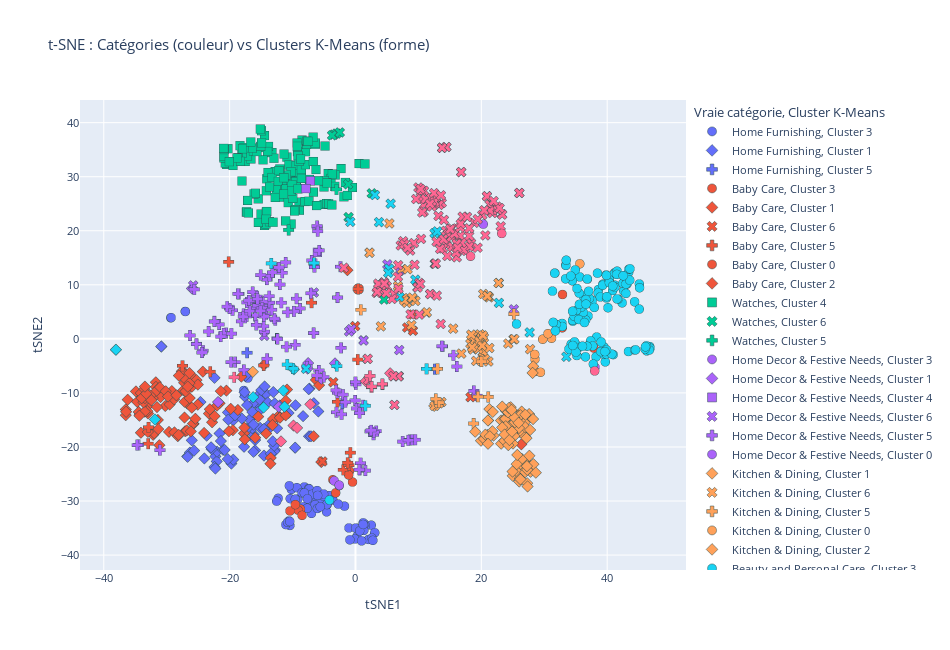

Notebook source saved alongside this figure:
### Markdown cell above
### 7.2 Visualisation interactive (Plotly)

### Code cell
# Créons un dataframe pour Plotly
df_viz = pd.DataFrame({
    'tSNE1': X_tsne[:, 0],
    'tSNE2': X_tsne[:, 1],
    'Vraie catégorie': [le.classes_[i] for i in y_true],
    'Cluster K-Means': [f'Cluster {i}' for i in labels_kmeans]
})

# Graphique interactif
fig = px.scatter(
    df_viz,
    x='tSNE1',
    y='tSNE2',
    color='Vraie catégorie',
    symbol='Cluster K-Means',
    title='t-SNE : Catégories (couleur) vs Clusters K-Means (forme)',
    hover_data=['Vraie catégorie', 'Cluster K-Means'],
    width=950,
    height=650
)

fig.update_traces(marker=dict(size=9, line=dict(width=0.5, color='DarkSlateGrey')))
fig.update_layout(
    legend=dict(orientation="v", yanchor="top", y=1, xanchor="left", x=1.01),
    font=dict(size=11)
)

fig.show()

### Figure 1 — Plotly figure (JSON) as saved in the notebook; plotly's stock layout.template omitted (floating-point values rounded to 4 significant figures; data arrays with more than 128 entries replaced by an {"elided": "..."} marker saying what was removed)
{"data": [{"customdata": {"elided": "66x2 str values"}, "hovertemplate": "Vraie catégorie=%{customdata[0]}<br>Cluster K-Means=%{customdata[1]}<br>tSNE1=%{x}<br>tSNE2=%{y}<extra></extra>", "legendgroup": "Home Furnishing, Cluster 3", "marker": {"color": "#636efa", "line": {"color": "DarkSlateGrey", "width": 0.5}, "size": 9, "symbol": "circle"}, "mode": "markers", "name": "Home Furnishing, Cluster 3", "showlegend": true, "type": "scattergl", "x": [0.2337, -8.116, -10.18, -4.147, -6.306, -29.35, -29.3, -10.37, -12.29, -9.167, -1.744, -27.05, -7.244, -6.991, -0.09857, 2.069, 2.51, 1.21, 3.062, 0.1069, -1.039, 0.02339, 1.568, -10.57, -10.43, -12.52, -11.07, -10.79, -17.12, -10.45, -8.282, -7.434, -7.345, -17.64, -17.75, -9.568, -6.926, -5.752, -4.588, -6.094, -5.058, -4.504, -5.061, -4.564, 0.9731, -6.418, -9.328, -6.053, -10.52, -8.504, -7.669, -8.125, -5.597, -3.597, -6.011, -27.03, -7.635, -2.74, 1.428, 2.608, 2.756, 1.231, 1.321, -0.896, 0.6663, 1.215], "xaxis": "x", "y": [-36.56, -27.39, -27.84, -29.0, -30.06, 3.903, 3.928, -29.57, -29.49, -29.61, -30.95, 5.074, -30.43, -32.28, -37.02, -37.11, -34.47, -35.04, -35.87, -34.99, -34.98, -35.01, -34.6, -33.68, -34.52, -30.02, -34.36, -33.92, -7.251, -33.78, -31.07, -27.68, -27.78, -10.27, -9.543, -29.66, -28.76, -29.91, -32.0, -28.07, -29.09, -30.66, -28.7, -30.66, -37.37, -30.67, -27.53, -31.38, -27.18, -28.46, -31.34, -28.5, -31.06, -29.83, -28.96, 5.059, -29.6, -30.57, -34.24, -36.84, -37.27, -34.03, -35.43, -37.18, -35.53, -34.33], "yaxis": "y"}, {"customdata": {"elided": "81x2 str values"}, "hovertemplate": "Vraie catégorie=%{customdata[0]}<br>Cluster K-Means=%{customdata[1]}<br>tSNE1=%{x}<br>tSNE2=%{y}<extra></extra>", "legendgroup": "Home Furnishing, Cluster 1", "marker": {"color": "#636efa", "line": {"color": "DarkSlateGrey", "width": 0.5}, "size": 9, "symbol": "diamond"}, "mode": "markers", "name": "Home Furnishing, Cluster 1", "showlegend": true, "type": "scattergl", "x": [-16.84, -10.65, -22.27, -15.5, -15.61, -24.64, -16.29, -19.72, -13.79, -23.64, -22.05, -9.591, -9.588, -9.534, -26.74, -26.31, -8.328, -24.02, -20.26, -19.43, -25.64, -21.6, -30.87, -30.85, -15.2, -19.43, -30.86, -12.04, -12.8, -12.89, -12.96, -26.01, -22.0, -17.55, -17.63, -15.21, -14.19, -15.41, -17.71, -21.04, -22.4, -22.26, -15.95, -21.39, -18.07, -20.79, -16.18, -22.86, -13.58, -22.95, -14.96, -16.37, -15.16, -17.52, -16.22, -5.908, -20.21, -17.28, -17.49, -7.386, -15.95, -14.54, -19.14, -13.15, -14.55, -20.29, -7.073, -13.95, -12.46, -12.84, -16.38, -17.22, -22.41, -13.06, -14.44, -13.46, -16.2, -26.68, -7.319, -6.616, -7.438], "xaxis": "x", "y": [-14.93, -13.71, -21.75, -12.22, -11.83, -11.68, -11.93, -23.07, -16.64, -17.9, -22.67, -20.15, -20.12, -12.29, -21.75, -21.02, -14.29, -22.12, -13.6, -22.34, -20.66, -17.49, -1.421, -1.407, -10.16, -15.08, -1.41, -12.33, -20.53, -20.79, -19.8, -18.77, -20.86, -10.72, -9.879, -11.22, -10.16, -13.43, -19.97, -20.54, -23.7, -23.99, -18.72, -18.9, -14.73, -20.54, -17.69, -20.4, -15.7, -20.06, -9.489, -16.53, -16.46, -18.49, -15.86, -13.43, -14.95, -16.66, -6.822, -18.02, -20.63, -21.6, -14.14, -18.94, -16.66, -22.24, -18.02, -11.78, -16.54, -11.93, -13.54, -12.25, -7.203, -9.841, -8.805, -21.23, -20.89, -21.81, -9.206, -11.89, -9.299], "yaxis": "y"}, {"customdata": [["Home Furnishing", "Cluster 5"], ["Home Furnishing", "Cluster 5"], ["Home Furnishing", "Cluster 5"]], "hovertemplate": "Vraie catégorie=%{customdata[0]}<br>Cluster K-Means=%{customdata[1]}<br>tSNE1=%{x}<br>tSNE2=%{y}<extra></extra>", "legendgroup": "Home Furnishing, Cluster 5", "marker": {"color": "#636efa", "line": {"color": "DarkSlateGrey", "width": 0.5}, "size": 9, "symbol": "cross"}, "mode": "markers", "name": "Home Furnishing, Cluster 5", "showlegend": true, "type": "scattergl", "x": [12.63, -2.092, -17.22], "xaxis": "x", "y": [-5.612, -11.96, -2.566], "yaxis": "y"}, {"customdata": [["Baby Care", "Cluster 3"], ["Baby Care", "Cluster 3"], ["Baby Care", "Cluster 3"], ["Baby Care", "Cluster 3"], ["Baby Care", "Cluster 3"], ["Baby Care", "Cluster 3"], ["Baby Care", "Cluster 3"], ["Baby Care", "Cluster 3"], ["Baby Care", "Cluster 3"], ["Baby Care", "Cluster 3"]], "hovertemplate": "Vraie catégorie=%{customdata[0]}<br>Cluster K-Means=%{customdata[1]}<br>tSNE1=%{x}<br>tSNE2=%{y}<extra></extra>", "legendgroup": "Baby Care, Cluster 3", "marker": {"color": "#EF553B", "line": {"color": "DarkSlateGrey", "width": 0.5}, "size": 9, "symbol": "circle"}, "mode": "markers", "name": "Baby Care, Cluster 3", "showlegend": true, "type": "scattergl", "x": [-8.741, -9.135, -10.41, -9.559, -8.486, -3.6, -0.4672, -0.9544, -3.142, -1.083], "xaxis": "x", "y": [-31.5, -31.67, -31.83, -30.67, -32.65, -26.06, -26.49, -24.45, -28.48, -25.17], "yaxis": "y"}, {"customdata": {"elided": "114x2 str values"}, "hovertemplate": "Vraie catégorie=%{customdata[0]}<br>Cluster K-Means=%{customdata[1]}<br>tSNE1=%{x}<br>tSNE2=%{y}<extra></extra>", "legendgroup": "Baby Care, Cluster 1", "marker": {"color": "#EF553B", "line": {"color": "DarkSlateGrey", "width": 0.5}, "size": 9, "symbol": "diamond"}, "mode": "markers", "name": "Baby Care, Cluster 1", "showlegend": true, "type": "scattergl", "x": [-15.93, -17.71, -34.28, -34.45, -18.14, -19.48, -25.72, -25.83, -25.44, -11.06, -18.69, -26.73, -27.35, -33.06, -5.436, -31.73, -34.89, -34.12, -31.16, -27.16, -36.2, -30.23, -26.6, -27.43, -30.98, -31.72, -27.17, -21.6, -32.97, -1.286, -27.61, -23.29, -27.24, -26.01, -27.08, -29.63, -28.77, -14.19, -36.51, -27.06, -28.24, -26.34, -25.59, -22.01, -27.0, -33.07, -25.26, -29.52, -31.27, -31.09, -20.51, -36.51, -32.62, -34.7, -25.06, -32.16, -26.81, -29.19, -26.39, -26.65, -30.15, -25.07, -33.5, -36.45, -34.33, -28.07, -24.26, -26.39, -26.01, -31.41, -6.3, -12.4, -17.66, -31.92, -17.59, -15.45, -13.11, -13.47, -5.784, -21.41, -13.52, -24.05, -22.79, -28.82, -11.96, -12.01, -10.88, -13.19, -22.39, -19.83, -20.11, -11.09, -23.15, -28.1, -31.97, -31.95, -33.69, -14.55, -32.22, -32.59, -33.46, -33.98, -32.45, -29.78, -34.1, -33.55, -31.34, -33.25, -33.46, -26.17, -31.54, -32.99, -6.647, -28.45], "xaxis": "x", "y": [-18.27, -17.47, -13.93, -13.53, -6.986, -16.89, -15.71, -15.69, -14.77, -11.44, -13.15, -11.98, -9.499, -12.47, -22.79, -8.03, -9.719, -10.04, -19.68, -11.65, -11.25, -12.42, -7.559, -5.95, -10.76, -8.9, -14.55, -11.92, -13.79, 12.71, -6.011, -13.82, -8.117, -8.869, -7.398, -17.2, -17.29, -17.51, -13.06, -17.07, -18.0, -10.95, -7.325, -12.35, -9.694, -13.37, -7.633, -12.14, -9.141, -8.984, -9.574, -14.12, -17.22, -11.64, -8.457, -17.76, -16.95, -9.657, -8.19, -8.834, -9.69, -12.17, -13.46, -13.49, -14.21, -6.801, -6.062, -6.324, -12.73, -15.0, -7.589, -14.46, -16.42, -17.27, -18.59, -14.38, -14.83, -22.02, -8.571, -9.67, -23.1, -17.41, -15.43, -11.17, -14.51, -14.59, -9.386, -15.95, -14.3, -12.93, -17.09, -14.15, -13.02, -17.76, -17.46, -9.967, -11.74, -4.818, -10.96, -10.5, -10.96, -10.97, -11.33, -10.66, -17.37, -9.295, -16.7, -10.14, -8.827, -17.12, -12.62, -17.22, -18.02, -10.43], "yaxis": "y"}, {"customdata": [["Baby Care", "Cluster 6"], ["Baby Care", "Cluster 6"], ["Baby Care", "Cluster 6"], ["Baby Care", "Cluster 6"], ["Baby Care", "Cluster 6"], ["Baby Care", "Cluster 6"], ["Baby Care", "Cluster 6"], ["Baby Care", "Cluster 6"]], "hovertemplate": "Vraie catégorie=%{customdata[0]}<br>Cluster K-Means=%{customdata[1]}<br>tSNE1=%{x}<br>tSNE2=%{y}<extra></extra>", "legendgroup": "Baby Care, Cluster 6", "marker": {"color": "#EF553B", "line": {"color": "DarkSlateGrey", "width": 0.5}, "size": 9, "symbol": "x"}, "mode": "markers", "name": "Baby Care, Cluster 6", "showlegend": true, "type": "scattergl", "x": [8.212, -0.04563, 9.119, 18.28, 9.136, -3.532, 0.4577, -5.248], "xaxis": "x", "y": [2.098, 2.358, 4.504, -10.79, 1.51, -8.018, 9.224, -22.68], "yaxis": "y"}, {"customdata": [["Baby Care", "Cluster 5"], ["Baby Care", "Cluster 5"], ["Baby Care", "Cluster 5"], ["Baby Care", "Cluster 5"], ["Baby Care", "Cluster 5"], ["Baby Care", "Cluster 5"], ["Baby Care", "Cluster 5"], ["Baby Care", "Cluster 5"], ["Baby Care", "Cluster 5"], ["Baby Care", "Cluster 5"], ["Baby Care", "Cluster 5"], ["Baby Care", "Cluster 5"], ["Baby Care", "Cluster 5"], ["Baby Care", "Cluster 5"]], "hovertemplate": "Vraie catégorie=%{customdata[0]}<br>Cluster K-Means=%{customdata[1]}<br>tSNE1=%{x}<br>tSNE2=%{y}<extra></extra>", "legendgroup": "Baby Care, Cluster 5", "marker": {"color": "#EF553B", "line": {"color": "DarkSlateGrey", "width": 0.5}, "size": 9, "symbol": "cross"}, "mode": "markers", "name": "Baby Care, Cluster 5", "showlegend": true, "type": "scattergl", "x": [-27.49, -20.15, -6.986, -23.09, -2.855, -14.58, 0.4342, 0.361, -32.94, -32.89, -1.939, -1.052, -1.236, -0.8155], "xaxis": "x", "y": [-4.982, 14.24, 6.687, -6.084, -11.64, -4.913, 9.221, -3.84, -19.39, -16.37, -24.23, -23.36, -22.92, -21.05], "yaxis": "y"}, {"customdata": [["Baby Care", "Cluster 0"], ["Baby Care", "Cluster 0"], ["Baby Care", "Cluster 0"]], "hovertemplate": "Vraie catégorie=%{customdata[0]}<br>Cluster K-Means=%{customdata[1]}<br>tSNE1=%{x}<br>tSNE2=%{y}<extra></extra>", "legendgroup": "Baby Care, Cluster 0", "marker": {"color": "#EF553B", "line": {"color": "DarkSlateGrey", "width": 0.5}, "size": 9, "symbol": "circle"}, "mode": "markers", "name": "Baby Care, Cluster 0", "showlegend": true, "type": "scattergl", "x": [32.86, 32.9, 37.87], "xaxis": "x", "y": [2.053, 8.21, -1.693], "yaxis": "y"}, {"customdata": [["Baby Care", "Cluster 2"]], "hovertemplate": "Vraie catégorie=%{customdata[0]}<br>Cluster K-Means=%{customdata[1]}<br>tSNE1=%{x}<br>tSNE2=%{y}<extra></extra>", "legendgroup": "Baby Care, Cluster 2", "marker": {"color": "#EF553B", "line": {"color": "DarkSlateGrey", "width": 0.5}, "size": 9, "symbol": "diamond"}, "mode": "markers", "name": "Baby Care, Cluster 2", "showlegend": true, "type": "scattergl", "x": [26.35], "xaxis": "x", "y": [-19.53], "yaxis": "y"}, {"customdata": {"elided": "140x2 str values"}, "hovertemplate": "Vraie catégorie=%{customdata[0]}<br>Cluster K-Means=%{customdata[1]}<br>tSNE1=%{x}<br>tSNE2=%{y}<extra></extra>", "legendgroup": "Watches, Cluster 4", "marker": {"color": "#00cc96", "line": {"color": "DarkSlateGrey", "width": 0.5}, "size": 9, "symbol": "square"}, "mode": "markers", "name": "Watches, Cluster 4", "showlegend": true, "type": "scattergl", "x": {"elided": "140 float values"}, "xaxis": "x", "y": {"elided": "140 float values"}, "yaxis": "y"}, {"customdata": [["Watches", "Cluster 6"], ["Watches", "Cluster 6"], ["Watches", "Cluster 6"], ["Watches", "Cluster 6"], ["Watches", "Cluster 6"], ["Watches", "Cluster 6"], ["Watches", "Cluster 6"], ["Watches", "Cluster 6"]], "hovertemplate": "Vraie catégorie=%{customdata[0]}<br>Cluster K-Means=%{customdata[1]}<br>tSNE1=%{x}<br>tSNE2=%{y}<extra></extra>", "legendgroup": "Watches, Cluster 6", "marker": {"color": "#00cc96", "line": {"color": "DarkSlateGrey", "width": 0.5}, "size": 9, "symbol": "x"}, "mode": "markers", "name": "Watches, Cluster 6", "showlegend": true, "type": "scattergl", "x": [-3.443, -3.002, 4.551, -3.722, -1.1, -1.162, 2.583, -2.488], "xaxis": "x", "y": [37.78, 37.98, 7.286, 37.65, 22.53, 28.6, 26.93, 38.18], "yaxis": "y"}, {"customdata": [["Watches", "Cluster 5"], ["Watches", "Cluster 5"]], "hovertemplate": "Vraie catégorie=%{customdata[0]}<br>Cluster K-Means=%{customdata[1]}<br>tSNE1=%{x}<br>tSNE2=%{y}<extra></extra>", "legendgroup": "Watches, Cluster 5", "marker": {"color": "#00cc96", "line": {"color": "DarkSlateGrey", "width": 0.5}, "size": 9, "symbol": "cross"}, "mode": "markers", "name": "Watches, Cluster 5", "showlegend": true, "type": "scattergl", "x": [-10.62, -3.015], "xaxis": "x", "y": [20.15, 27.66], "yaxis": "y"}, {"customdata": [["Home Decor & Festive Needs", "Cluster 3"], ["Home Decor & Festive Needs", "Cluster 3"], ["Home Decor & Festive Needs", "Cluster 3"]], "hovertemplate": "Vraie catégorie=%{customdata[0]}<br>Cluster K-Means=%{customdata[1]}<br>tSNE1=%{x}<br>tSNE2=%{y}<extra></extra>", "legendgroup": "Home Decor & Festive Needs, Cluster 3", "marker": {"color": "#ab63fa", "line": {"color": "DarkSlateGrey", "width": 0.5}, "size": 9, "symbol": "circle"}, "mode": "markers", "name": "Home Decor & Festive Needs, Cluster 3", "showlegend": true, "type": "scattergl", "x": [-3.387, -2.586, -2.58], "xaxis": "x", "y": [-26.26, -27.16, -27.07], "yaxis": "y"}, {"customdata": [["Home Decor & Festive Needs", "Cluster 1"], ["Home Decor & Festive Needs", "Cluster 1"], ["Home Decor & Festive Needs", "Cluster 1"], ["Home Decor & Festive Needs", "Cluster 1"], ["Home Decor & Festive Needs", "Cluster 1"], ["Home Decor & Festive Needs", "Cluster 1"], ["Home Decor & Festive Needs", "Cluster 1"]], "hovertemplate": "Vraie catégorie=%{customdata[0]}<br>Cluster K-Means=%{customdata[1]}<br>tSNE1=%{x}<br>tSNE2=%{y}<extra></extra>", "legendgroup": "Home Decor & Festive Needs, Cluster 1", "marker": {"color": "#ab63fa", "line": {"color": "DarkSlateGrey", "width": 0.5}, "size": 9, "symbol": "diamond"}, "mode": "markers", "name": "Home Decor & Festive Needs, Cluster 1", "showlegend": true, "type": "scattergl", "x": [-5.431, -7.609, -7.519, -12.2, -3.251, -25.99, -21.84], "xaxis": "x", "y": [-7.38, -5.495, -4.483, -12.57, -4.536, 9.326, -11.69], "yaxis": "y"}, {"customdata": [["Home Decor & Festive Needs", "Cluster 4"], ["Home Decor & Festive Needs", "Cluster 4"], ["Home Decor & Festive Needs", "Cluster 4"]], "hovertemplate": "Vraie catégorie=%{customdata[0]}<br>Cluster K-Means=%{customdata[1]}<br>tSNE1=%{x}<br>tSNE2=%{y}<extra></extra>", "legendgroup": "Home Decor & Festive Needs, Cluster 4", "marker": {"color": "#ab63fa", "line": {"color": "DarkSlateGrey", "width": 0.5}, "size": 9, "symbol": "square"}, "mode": "markers", "name": "Home Decor & Festive Needs, Cluster 4", "showlegend": true, "type": "scattergl", "x": [-6.057, -7.161, -7.887], "xaxis": "x", "y": [16.02, 29.23, 27.8], "yaxis": "y"}, {"customdata": [["Home Decor & Festive Needs", "Cluster 6"], ["Home Decor & Festive Needs", "Cluster 6"], ["Home Decor & Festive Needs", "Cluster 6"], ["Home Decor & Festive Needs", "Cluster 6"], ["Home Decor & Festive Needs", "Cluster 6"], ["Home Decor & Festive Needs", "Cluster 6"], ["Home Decor & Festive Needs", "Cluster 6"], ["Home Decor & Festive Needs", "Cluster 6"], ["Home Decor & Festive Needs", "Cluster 6"], ["Home Decor & Festive Needs", "Cluster 6"], ["Home Decor & Festive Needs", "Cluster 6"]], "hovertemplate": "Vraie catégorie=%{customdata[0]}<br>Cluster K-Means=%{customdata[1]}<br>tSNE1=%{x}<br>tSNE2=%{y}<extra></extra>", "legendgroup": "Home Decor & Festive Needs, Cluster 6", "marker": {"color": "#ab63fa", "line": {"color": "DarkSlateGrey", "width": 0.5}, "size": 9, "symbol": "x"}, "mode": "markers", "name": "Home Decor & Festive Needs, Cluster 6", "showlegend": true, "type": "scattergl", "x": [25.16, 5.061, 1.277, -6.609, 1.285, -1.022, -14.49, -0.6578, -25.79, 6.95, 6.956], "xaxis": "x", "y": [5.462, 13.78, -0.2682, 8.572, -0.3061, 1.371, 0.5631, 1.79, 9.884, -2.069, 12.55], "yaxis": "y"}, {"customdata": {"elided": "124x2 str values"}, "hovertemplate": "Vraie catégorie=%{customdata[0]}<br>Cluster K-Means=%{customdata[1]}<br>tSNE1=%{x}<br>tSNE2=%{y}<extra></extra>", "legendgroup": "Home Decor & Festive Needs, Cluster 5", "marker": {"color": "#ab63fa", "line": {"color": "DarkSlateGrey", "width": 0.5}, "size": 9, "symbol": "cross"}, "mode": "markers", "name": "Home Decor & Festive Needs, Cluster 5", "showlegend": true, "type": "scattergl", "x": [-5.812, -2.383, -14.47, -25.27, -16.04, -14.07, -15.93, -2.86, -19.54, -34.48, -5.029, -1.984, -9.576, -9.364, -14.59, -16.33, -13.66, -7.083, 7.501, -15.95, -14.19, -7.701, -12.35, -22.42, 15.57, -20.55, 13.84, -15.06, -14.56, -6.946, -2.858, -15.75, 13.72, -15.63, -20.94, -15.91, 18.81, -2.839, -8.813, -20.02, -21.67, -19.72, -17.77, -9.774, -17.31, -22.43, -3.069, -12.01, -12.49, -10.78, -13.19, -2.291, -18.13, -21.41, -12.74, -20.39, -11.64, -6.136, -12.41, -26.29, -14.21, -19.13, -12.15, -11.09, -13.64, -17.73, -12.89, -10.95, -14.73, 19.3, 8.636, 9.06, 9.509, 0.8078, 1.57, -23.34, -15.29, -0.06291, 0.1833, -1.606, -17.83, -18.53, -16.83, -15.56, 0.05504, -6.068, -14.82, -13.71, -6.099, -13.32, -17.27, -19.77, 0.6371, -3.015, -31.08, -2.216, 1.216, 0.6707, -6.006, -16.94, 3.297, -24.23, -6.594, 2.323, -15.08, -18.67, -0.001473, -6.516, 2.866, -34.68, 2.93, -5.77, -15.58, -14.04, 2.493, 8.385, -25.61, -6.649, -24.39, -6.641, -11.78, -25.28, 0.602, 16.11], "xaxis": "x", "y": [-5.856, 13.35, 1.334, -0.8997, 6.647, 10.96, 5.8, -9.983, 5.284, -19.61, -7.078, -10.32, -1.104, 7.431, 2.325, 8.66, 11.63, 8.436, -19.0, 4.211, 4.557, -5.088, 13.06, 3.257, -3.039, 1.065, -1.387, 11.81, 4.153, 14.5, 7.635, 2.586, -1.352, 7.81, 1.01, 4.36, -9.634, 7.646, 5.628, 5.632, 2.665, 0.9706, 4.614, 5.085, 4.164, 3.21, -9.517, 10.05, 0.07456, 4.928, 12.28, -1.662, 3.236, 0.4247, 3.445, 5.952, 12.22, -6.779, -0.02368, 0.6273, 5.734, -4.31, 13.22, 14.14, 6.693, -5.756, 3.743, -1.462, 6.884, -10.52, -18.69, -18.67, -18.66, -23.0, -24.37, 1.365, 6.312, -11.39, -12.88, -11.72, 4.109, 8.32, 5.194, 6.192, -8.411, 20.63, 5.741, 7.891, 20.87, 5.383, 6.747, -4.3, -13.73, -13.57, -20.59, -13.96, -12.29, -24.23, 19.91, 7.112, -17.06, -2.187, 13.9, -17.12, 5.211, 8.338, -8.002, 13.26, -17.74, -19.66, -17.29, 16.36, 7.398, -3.678, -16.92, -18.77, 9.16, 1.071, -2.528, 1.079, 6.685, -0.9832, -24.2, -5.115], "yaxis": "y"}, {"customdata": [["Home Decor & Festive Needs", "Cluster 0"], ["Home Decor & Festive Needs", "Cluster 0"]], "hovertemplate": "Vraie catégorie=%{customdata[0]}<br>Cluster K-Means=%{customdata[1]}<br>tSNE1=%{x}<br>tSNE2=%{y}<extra></extra>", "legendgroup": "Home Decor & Festive Needs, Cluster 0", "marker": {"color": "#ab63fa", "line": {"color": "DarkSlateGrey", "width": 0.5}, "size": 9, "symbol": "circle"}, "mode": "markers", "name": "Home Decor & Festive Needs, Cluster 0", "showlegend": true, "type": "scattergl", "x": [38.06, 20.31], "xaxis": "x", "y": [-5.263, 21.22], "yaxis": "y"}, {"customdata": [["Kitchen & Dining", "Cluster 1"], ["Kitchen & Dining", "Cluster 1"]], "hovertemplate": "Vraie catégorie=%{customdata[0]}<br>Cluster K-Means=%{customdata[1]}<br>tSNE1=%{x}<br>tSNE2=%{y}<extra></extra>", "legendgroup": "Kitchen & Dining, Cluster 1", "marker": {"color": "#FFA15A", "line": {"color": "DarkSlateGrey", "width": 0.5}, "size": 9, "symbol": "diamond"}, "mode": "markers", "name": "Kitchen & Dining, Cluster 1", "showlegend": true, "type": "scattergl", "x": [-16.31, 12.51], "xaxis": "x", "y": [-6.087, -12.4], "yaxis": "y"}, {"customdata": [["Kitchen & Dining", "Cluster 6"], ["Kitchen & Dining", "Cluster 6"], ["Kitchen & Dining", "Cluster 6"], ["Kitchen & Dining", "Cluster 6"], ["Kitchen & Dining", "Cluster 6"], ["Kitchen & Dining", "Cluster 6"], ["Kitchen & Dining", "Cluster 6"], ["Kitchen & Dining", "Cluster 6"], ["Kitchen & Dining", "Cluster 6"], ["Kitchen & Dining", "Cluster 6"], ["Kitchen & Dining", "Cluster 6"], ["Kitchen & Dining", "Cluster 6"], ["Kitchen & Dining", "Cluster 6"], ["Kitchen & Dining", "Cluster 6"], ["Kitchen & Dining", "Cluster 6"], ["Kitchen & Dining", "Cluster 6"], ["Kitchen & Dining", "Cluster 6"], ["Kitchen & Dining", "Cluster 6"], ["Kitchen & Dining", "Cluster 6"], ["Kitchen & Dining", "Cluster 6"], ["Kitchen & Dining", "Cluster 6"], ["Kitchen & Dining", "Cluster 6"], ["Kitchen & Dining", "Cluster 6"], ["Kitchen & Dining", "Cluster 6"], ["Kitchen & Dining", "Cluster 6"], ["Kitchen & Dining", "Cluster 6"], ["Kitchen & Dining", "Cluster 6"], ["Kitchen & Dining", "Cluster 6"], ["Kitchen & Dining", "Cluster 6"], ["Kitchen & Dining", "Cluster 6"], ["Kitchen & Dining", "Cluster 6"], ["Kitchen & Dining", "Cluster 6"], ["Kitchen & Dining", "Cluster 6"], ["Kitchen & Dining", "Cluster 6"], ["Kitchen & Dining", "Cluster 6"], ["Kitchen & Dining", "Cluster 6"], ["Kitchen & Dining", "Cluster 6"], ["Kitchen & Dining", "Cluster 6"], ["Kitchen & Dining", "Cluster 6"], ["Kitchen & Dining", "Cluster 6"], ["Kitchen & Dining", "Cluster 6"], ["Kitchen & Dining", "Cluster 6"], ["Kitchen & Dining", "Cluster 6"], ["Kitchen & Dining", "Cluster 6"], ["Kitchen & Dining", "Cluster 6"], ["Kitchen & Dining", "Cluster 6"], ["Kitchen & Dining", "Cluster 6"], ["Kitchen & Dining", "Cluster 6"], ["Kitchen & Dining", "Cluster 6"], ["Kitchen & Dining", "Cluster 6"], ["Kitchen & Dining", "Cluster 6"], ["Kitchen & Dining", "Cluster 6"], ["Kitchen & Dining", "Cluster 6"], ["Kitchen & Dining", "Cluster 6"]], "hovertemplate": "Vraie catégorie=%{customdata[0]}<br>Cluster K-Means=%{customdata[1]}<br>tSNE1=%{x}<br>tSNE2=%{y}<extra></extra>", "legendgroup": "Kitchen & Dining, Cluster 6", "marker": {"color": "#FFA15A", "line": {"color": "DarkSlateGrey", "width": 0.5}, "size": 9, "symbol": "x"}, "mode": "markers", "name": "Kitchen & Dining, Cluster 6", "showlegend": true, "type": "scattergl", "x": [20.3, 24.28, 15.52, 27.75, 8.886, 9.028, 8.148, 9.533, 7.629, 11.28, 7.739, 9.026, 19.96, 11.33, 18.57, 20.19, 19.77, 18.66, 20.41, 21.13, 20.3, 21.28, 18.26, 20.56, 18.66, 18.88, 19.44, 19.6, 19.52, 20.24, 18.39, 7.383, 19.18, 18.54, 1.908, 25.11, 25.25, 20.13, 16.82, 21.22, 22.75, 22.77, 21.09, 22.73, 20.95, 12.57, 13.66, 13.25, 4.036, 6.753, 8.279, 2.221, 2.24, 5.386], "xaxis": "x", "y": [8.311, -0.8658, 1.898, -1.911, 2.542, 7.501, 6.673, 7.024, 7.532, 4.852, 7.1, 7.629, -0.3689, 4.906, 0.5384, -2.473, 0.8334, -1.954, 0.24, -4.187, -2.397, -1.69, -0.8799, -3.731, 0.4991, -0.3171, -1.175, -0.4029, -1.879, 0.6305, 0.7884, 12.89, -4.073, -1.551, -3.708, -0.07056, -0.0639, -1.285, -2.729, 7.688, 10.33, 10.35, 7.874, 10.33, 7.919, -12.41, -11.69, -11.92, 2.315, 9.77, 12.89, 15.95, 15.94, 21.35], "yaxis": "y"}, {"customdata": [["Kitchen & Dining", "Cluster 5"], ["Kitchen & Dining", "Cluster 5"], ["Kitchen & Dining", "Cluster 5"], ["Kitchen & Dining", "Cluster 5"], ["Kitchen & Dining", "Cluster 5"], ["Kitchen & Dining", "Cluster 5"], ["Kitchen & Dining", "Cluster 5"], ["Kitchen & Dining", "Cluster 5"], ["Kitchen & Dining", "Cluster 5"]], "hovertemplate": "Vraie catégorie=%{customdata[0]}<br>Cluster K-Means=%{customdata[1]}<br>tSNE1=%{x}<br>tSNE2=%{y}<extra></extra>", "legendgroup": "Kitchen & Dining, Cluster 5", "marker": {"color": "#FFA15A", "line": {"color": "DarkSlateGrey", "width": 0.5}, "size": 9, "symbol": "cross"}, "mode": "markers", "name": "Kitchen & Dining, Cluster 5", "showlegend": true, "type": "scattergl", "x": [21.1, 13.03, 18.78, 20.0, 25.16, 0.8529, 13.25, 12.77, 19.46], "xaxis": "x", "y": [-10.74, -5.545, -15.66, -4.204, 4.588, 5.377, -11.79, -11.13, -10.71], "yaxis": "y"}, {"customdata": [["Kitchen & Dining", "Cluster 0"], ["Kitchen & Dining", "Cluster 0"], ["Kitchen & Dining", "Cluster 0"], ["Kitchen & Dining", "Cluster 0"], ["Kitchen & Dining", "Cluster 0"], ["Kitchen & Dining", "Cluster 0"], ["Kitchen & Dining", "Cluster 0"], ["Kitchen & Dining", "Cluster 0"]], "hovertemplate": "Vraie catégorie=%{customdata[0]}<br>Cluster K-Means=%{customdata[1]}<br>tSNE1=%{x}<br>tSNE2=%{y}<extra></extra>", "legendgroup": "Kitchen & Dining, Cluster 0", "marker": {"color": "#FFA15A", "line": {"color": "DarkSlateGrey", "width": 0.5}, "size": 9, "symbol": "circle"}, "mode": "markers", "name": "Kitchen & Dining, Cluster 0", "showlegend": true, "type": "scattergl", "x": [31.16, 35.65, 28.52, 29.75, 30.6, 28.52, 29.4, 28.48], "xaxis": "x", "y": [0.1137, 13.89, -3.759, -0.0688, 0.9658, -6.035, -6.18, -2.873], "yaxis": "y"}, {"customdata": {"elided": "77x2 str values"}, "hovertemplate": "Vraie catégorie=%{customdata[0]}<br>Cluster K-Means=%{customdata[1]}<br>tSNE1=%{x}<br>tSNE2=%{y}<extra></extra>", "legendgroup": "Kitchen & Dining, Cluster 2", "marker": {"color": "#FFA15A", "line": {"color": "DarkSlateGrey", "width": 0.5}, "size": 9, "symbol": "diamond"}, "mode": "markers", "name": "Kitchen & Dining, Cluster 2", "showlegend": true, "type": "scattergl", "x": [23.14, 24.58, 23.65, 23.84, 27.6, 21.09, 21.05, 19.02, 26.12, 24.99, 26.23, 23.88, 26.42, 27.28, 26.88, 27.82, 24.66, 27.08, 23.89, 27.23, 26.44, 25.58, 26.41, 27.63, 26.98, 24.25, 27.51, 26.11, 25.83, 19.95, 27.17, 25.23, 25.62, 26.02, 20.99, 23.15, 26.88, 25.92, 26.94, 28.28, 24.39, 26.2, 23.67, 24.96, 27.29, 25.97, 20.43, 21.94, 27.0, 25.03, 25.32, 25.71, 26.96, 23.32, 25.25, 21.76, 20.64, 24.8, 26.22, 21.34, 23.7, 21.06, 27.3, 24.28, 24.46, 27.35, 27.76, 28.66, 27.25, 24.87, 28.25, 28.14, 23.32, 21.28, 21.81, 28.22, 25.92], "xaxis": "x", "y": [-15.1, -16.09, -14.85, -14.77, -13.9, -15.09, -15.09, -17.17, -17.21, -25.33, -14.92, -16.17, -23.87, -14.88, -14.62, -24.59, -12.65, -24.2, -13.3, -22.83, -22.21, -24.47, -13.45, -21.62, -18.12, -13.59, -23.66, -25.83, -16.44, -18.84, -18.37, -17.98, -23.17, -26.39, -17.8, -19.38, -15.49, -14.19, -16.31, -23.18, -12.78, -14.12, -18.84, -24.54, -26.7, -16.48, -18.51, -17.89, -14.03, -19.37, -15.43, -21.47, -24.65, -16.4, -14.55, -17.09, -17.71, -13.15, -25.97, -18.02, -17.7, -19.4, -24.22, -19.65, -18.71, -27.3, -16.85, -24.75, -23.55, -17.16, -5.091, -6.302, -12.52, -12.99, -13.51, -14.83, -15.53], "yaxis": "y"}, {"customdata": [["Beauty and Personal Care", "Cluster 3"]], "hovertemplate": "Vraie catégorie=%{customdata[0]}<br>Cluster K-Means=%{customdata[1]}<br>tSNE1=%{x}<br>tSNE2=%{y}<extra></extra>", "legendgroup": "Beauty and Personal Care, Cluster 3", "marker": {"color": "#19d3f3", "line": {"color": "DarkSlateGrey", "width": 0.5}, "size": 9, "symbol": "circle"}, "mode": "markers", "name": "Beauty and Personal Care, Cluster 3", "showlegend": true, "type": "scattergl", "x": [-4.141], "xaxis": "x", "y": [-29.82], "yaxis": "y"}, {"customdata": [["Beauty and Personal Care", "Cluster 1"], ["Beauty and Personal Care", "Cluster 1"], ["Beauty and Personal Care", "Cluster 1"], ["Beauty and Personal Care", "Cluster 1"], ["Beauty and Personal Care", "Cluster 1"], ["Beauty and Personal Care", "Cluster 1"], ["Beauty and Personal Care", "Cluster 1"], ["Beauty and Personal Care", "Cluster 1"], ["Beauty and Personal Care", "Cluster 1"]], "hovertemplate": "Vraie catégorie=%{customdata[0]}<br>Cluster K-Means=%{customdata[1]}<br>tSNE1=%{x}<br>tSNE2=%{y}<extra></extra>", "legendgroup": "Beauty and Personal Care, Cluster 1", "marker": {"color": "#19d3f3", "line": {"color": "DarkSlateGrey", "width": 0.5}, "size": 9, "symbol": "diamond"}, "mode": "markers", "name": "Beauty and Personal Care, Cluster 1", "showlegend": true, "type": "scattergl", "x": [-16.26, -11.47, -11.28, -38.07, -38.07, -38.07, -9.783, -14.6, -31.87], "xaxis": "x", "y": [-10.78, -9.564, -12.56, -2.023, -2.006, -2.004, -5.64, -12.7, -14.91], "yaxis": "y"}, {"customdata": [["Beauty and Personal Care", "Cluster 6"], ["Beauty and Personal Care", "Cluster 6"], ["Beauty and Personal Care", "Cluster 6"], ["Beauty and Personal Care", "Cluster 6"], ["Beauty and Personal Care", "Cluster 6"], ["Beauty and Personal Care", "Cluster 6"], ["Beauty and Personal Care", "Cluster 6"], ["Beauty and Personal Care", "Cluster 6"], ["Beauty and Personal Care", "Cluster 6"], ["Beauty and Personal Care", "Cluster 6"], ["Beauty and Personal Care", "Cluster 6"], ["Beauty and Personal Care", "Cluster 6"], ["Beauty and Personal Care", "Cluster 6"], ["Beauty and Personal Care", "Cluster 6"]], "hovertemplate": "Vraie catégorie=%{customdata[0]}<br>Cluster K-Means=%{customdata[1]}<br>tSNE1=%{x}<br>tSNE2=%{y}<extra></extra>", "legendgroup": "Beauty and Personal Care, Cluster 6", "marker": {"color": "#19d3f3", "line": {"color": "DarkSlateGrey", "width": 0.5}, "size": 9, "symbol": "x"}, "mode": "markers", "name": "Beauty and Personal Care, Cluster 6", "showlegend": true, "type": "scattergl", "x": [-0.8245, 5.342, 3.735, 3.091, 5.205, 12.56, 12.99, -7.859, 9.509, 27.67, 22.8, 33.51, 5.589, 6.974], "xaxis": "x", "y": [21.66, 12.99, 21.59, 26.62, 12.22, 19.56, 19.88, -5.526, 10.95, 1.188, 6.652, -3.31, 25.01, 7.762], "yaxis": "y"}, {"customdata": [["Beauty and Personal Care", "Cluster 5"], ["Beauty and Personal Care", "Cluster 5"], ["Beauty and Personal Care", "Cluster 5"], ["Beauty and Personal Care", "Cluster 5"], ["Beauty and Personal Care", "Cluster 5"], ["Beauty and Personal Care", "Cluster 5"], ["Beauty and Personal Care", "Cluster 5"]], "hovertemplate": "Vraie catégorie=%{customdata[0]}<br>Cluster K-Means=%{customdata[1]}<br>tSNE1=%{x}<br>tSNE2=%{y}<extra></extra>", "legendgroup": "Beauty and Personal Care, Cluster 5", "marker": {"color": "#19d3f3", "line": {"color": "DarkSlateGrey", "width": 0.5}, "size": 9, "symbol": "cross"}, "mode": "markers", "name": "Beauty and Personal Care, Cluster 5", "showlegend": true, "type": "scattergl", "x": [-9.944, -2.971, -6.583, 1.568, -10.84, -13.38, 11.3], "xaxis": "x", "y": [-5.468, -5.041, 14.03, -12.38, -4.758, 13.96, -5.544], "yaxis": "y"}, {"customdata": {"elided": "119x2 str values"}, "hovertemplate": "Vraie catégorie=%{customdata[0]}<br>Cluster K-Means=%{customdata[1]}<br>tSNE1=%{x}<br>tSNE2=%{y}<extra></extra>", "legendgroup": "Beauty and Personal Care, Cluster 0", "marker": {"color": "#19d3f3", "line": {"color": "DarkSlateGrey", "width": 0.5}, "size": 9, "symbol": "circle"}, "mode": "markers", "name": "Beauty and Personal Care, Cluster 0", "showlegend": true, "type": "scattergl", "x": [39.7, 38.32, 33.41, 33.44, 37.38, 35.64, 33.45, 34.93, 25.6, 43.42, 41.17, 38.61, 39.85, 43.45, 37.62, 41.19, 44.36, 37.18, 35.62, 41.08, 36.86, 31.3, 45.11, 36.96, 36.58, 36.19, 35.68, 34.54, 37.05, 43.05, 34.51, 36.19, 36.83, 34.75, 42.38, 39.32, 41.73, 35.49, 45.15, 40.87, 35.86, 42.63, 35.55, 41.58, 40.33, 35.11, 35.58, 34.45, 39.27, 40.35, 36.62, 36.63, 35.19, 38.56, 43.14, 42.98, 36.39, 34.5, 41.22, 38.45, 38.91, 42.49, 40.88, 39.89, 43.62, 41.53, 41.57, 39.88, 42.98, 40.12, 43.58, 39.95, 42.54, 35.18, 32.83, 38.23, 32.86, 31.87, 40.95, 39.49, 39.85, 43.38, 39.48, 40.74, 37.69, 39.91, 38.99, 39.64, 33.49, 46.76, 46.81, 34.28, 33.91, 46.29, 46.7, 37.79, 36.54, 44.39, 35.02, 35.23, 34.81, 35.32, 35.04, 36.79, 46.23, 46.02, 46.09, 34.53, 36.08, 44.5, 31.43, 33.39, 31.68, 31.65, 34.21, 45.1, 37.95, 31.76, 39.04], "xaxis": "x", "y": [-4.257, 0.335, 13.65, 13.61, -0.357, 11.47, 13.6, 12.75, 2.751, 12.33, 12.22, 9.126, 11.83, 12.87, 7.086, 9.943, 6.86, 7.501, 4.853, 11.99, 11.06, 8.842, 10.15, 4.221, 3.505, 7.946, 4.131, 3.274, 8.808, 10.65, 3.431, 4.907, 11.09, 4.188, 6.673, 10.11, 7.353, 3.573, 9.463, 8.957, 5.852, 8.864, 8.471, 12.52, 10.94, 5.281, 6.388, 10.75, 9.918, 10.39, 7.271, 6.411, 9.319, 8.493, 10.14, 8.413, 3.024, 5.111, 9.588, 12.15, 7.757, 10.27, 9.773, 7.559, 12.97, 11.93, 7.388, 11.75, 10.15, 5.762, 10.86, 7.81, 11.68, -3.08, 2.851, -3.311, 2.298, 2.681, -2.922, -2.873, -2.812, -2.343, -1.474, -2.823, -1.325, -2.055, -2.356, -2.352, 14.55, -1.428, -1.717, -0.9787, -1.883, -2.222, -2.059, -4.665, -3.321, -2.066, -1.482, -1.244, -0.5539, -1.757, -2.448, -1.363, -1.281, -1.872, -1.461, -1.222, -1.356, -2.024, 3.067, 11.11, 12.16, 12.15, 11.64, 5.503, 5.817, 1.486, -0.5695], "yaxis": "y"}, {"customdata": [["Computers", "Cluster 1"], ["Computers", "Cluster 1"], ["Computers", "Cluster 1"], ["Computers", "Cluster 1"], ["Computers", "Cluster 1"], ["Computers", "Cluster 1"]], "hovertemplate": "Vraie catégorie=%{customdata[0]}<br>Cluster K-Means=%{customdata[1]}<br>tSNE1=%{x}<br>tSNE2=%{y}<extra></extra>", "legendgroup": "Computers, Cluster 1", "marker": {"color": "#FF6692", "line": {"color": "DarkSlateGrey", "width": 0.5}, "size": 9, "symbol": "diamond"}, "mode": "markers", "name": "Computers, Cluster 1", "showlegend": true, "type": "scattergl", "x": [-9.853, -11.84, -9.278, -7.171, 5.508, 1.622], "xaxis": "x", "y": [-16.04, -18.97, -16.46, -12.11, -6.366, -7.82], "yaxis": "y"}, {"customdata": {"elided": "135x2 str values"}, "hovertemplate": "Vraie catégorie=%{customdata[0]}<br>Cluster K-Means=%{customdata[1]}<br>tSNE1=%{x}<br>tSNE2=%{y}<extra></extra>", "legendgroup": "Computers, Cluster 6", "marker": {"color": "#FF6692", "line": {"color": "DarkSlateGrey", "width": 0.5}, "size": 9, "symbol": "x"}, "mode": "markers", "name": "Computers, Cluster 6", "showlegend": true, "type": "scattergl", "x": {"elided": "135 float values"}, "xaxis": "x", "y": {"elided": "135 float values"}, "yaxis": "y"}, {"customdata": [["Computers", "Cluster 5"], ["Computers", "Cluster 5"], ["Computers", "Cluster 5"], ["Computers", "Cluster 5"], ["Computers", "Cluster 5"], ["Computers", "Cluster 5"]], "hovertemplate": "Vraie catégorie=%{customdata[0]}<br>Cluster K-Means=%{customdata[1]}<br>tSNE1=%{x}<br>tSNE2=%{y}<extra></extra>", "legendgroup": "Computers, Cluster 5", "marker": {"color": "#FF6692", "line": {"color": "DarkSlateGrey", "width": 0.5}, "size": 9, "symbol": "cross"}, "mode": "markers", "name": "Computers, Cluster 5", "showlegend": true, "type": "scattergl", "x": [4.287, -19.28, 4.267, 2.55, 2.293, 2.57], "xaxis": "x", "y": [-8.459, -7.109, -8.361, -8.955, -6.864, -8.829], "yaxis": "y"}, {"customdata": [["Computers", "Cluster 0"], ["Computers", "Cluster 0"], ["Computers", "Cluster 0"]], "hovertemplate": "Vraie catégorie=%{customdata[0]}<br>Cluster K-Means=%{customdata[1]}<br>tSNE1=%{x}<br>tSNE2=%{y}<extra></extra>", "legendgroup": "Computers, Cluster 0", "marker": {"color": "#FF6692", "line": {"color": "DarkSlateGrey", "width": 0.5}, "size": 9, "symbol": "circle"}, "mode": "markers", "name": "Computers, Cluster 0", "showlegend": true, "type": "scattergl", "x": [18.29, 38.01, 23.24], "xaxis": "x", "y": [15.29, -5.933, 19.5], "yaxis": "y"}], "layout": {"font": {"size": 11}, "height": 650, "legend": {"orientation": "v", "title": {"text": "Vraie catégorie, Cluster K-Means"}, "tracegroupgap": 0, "x": 1.01, "xanchor": "left", "y": 1, "yanchor": "top"}, "title": {"text": "t-SNE : Catégories (couleur) vs Clusters K-Means (forme)"}, "width": 950, "xaxis": {"anchor": "y", "domain": [0, 1], "title": {"text": "tSNE1"}}, "yaxis": {"anchor": "x", "domain": [0, 1], "title": {"text": "tSNE2"}}}}
